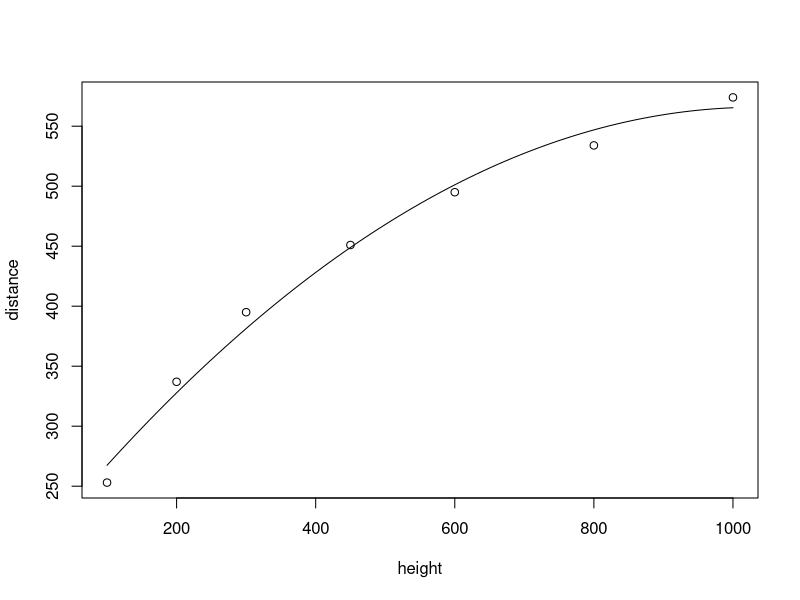

Here is the R script that generated this plot:
# Данные из: Ramsey F., Schafer D. The Statistical
# Sleuth: A Course in Methods of Data Analysis, 
# 3rd Edition, 2013

height = c(100, 200, 300, 450, 600, 800, 1000)
distance = c(253, 337, 395, 451, 495, 534, 574)

# Модель в форме квадратичного полинома
lm.r = lm(distance ~ height + I(height^2))

summary(lm.r)
# Call:
#   lm(formula = distance ~ height + I(height^2))
# 
# Residuals:
#   1       2       3       4       5       6       7 
# -14.420   9.192  13.624   2.060  -6.158 -12.912   8.614 
# 
# Coefficients:
#   Estimate Std. Error t value Pr(>|t|)    
# (Intercept)  2.002e+02  1.695e+01  11.811 0.000294 ***
#   height       7.062e-01  7.568e-02   9.332 0.000734 ***
#   I(height^2) -3.410e-04  6.754e-05  -5.049 0.007237 ** 
#   ---
#   Signif. codes:  0 ‘***’ 0.001 ‘**’ 0.01 ‘*’ 0.05 ‘.’ 0.1 ‘ ’ 1
# 
# Residual standard error: 13.79 on 4 degrees of freedom
# Multiple R-squared:  0.9902,	Adjusted R-squared:  0.9852 
# F-statistic: 201.1 on 2 and 4 DF,  p-value: 9.696e-05

# Создадим высоты для прогноза
h = seq(100, 1000, 10)
# Вычислим расстояния для каждой из новых высот
dist = 200.211950 + 0.706182*h - 0.000341*h^2

plot(height, distance)  # исходные данные
lines(h, dist, lty=1)   # показать результаты подгонки
